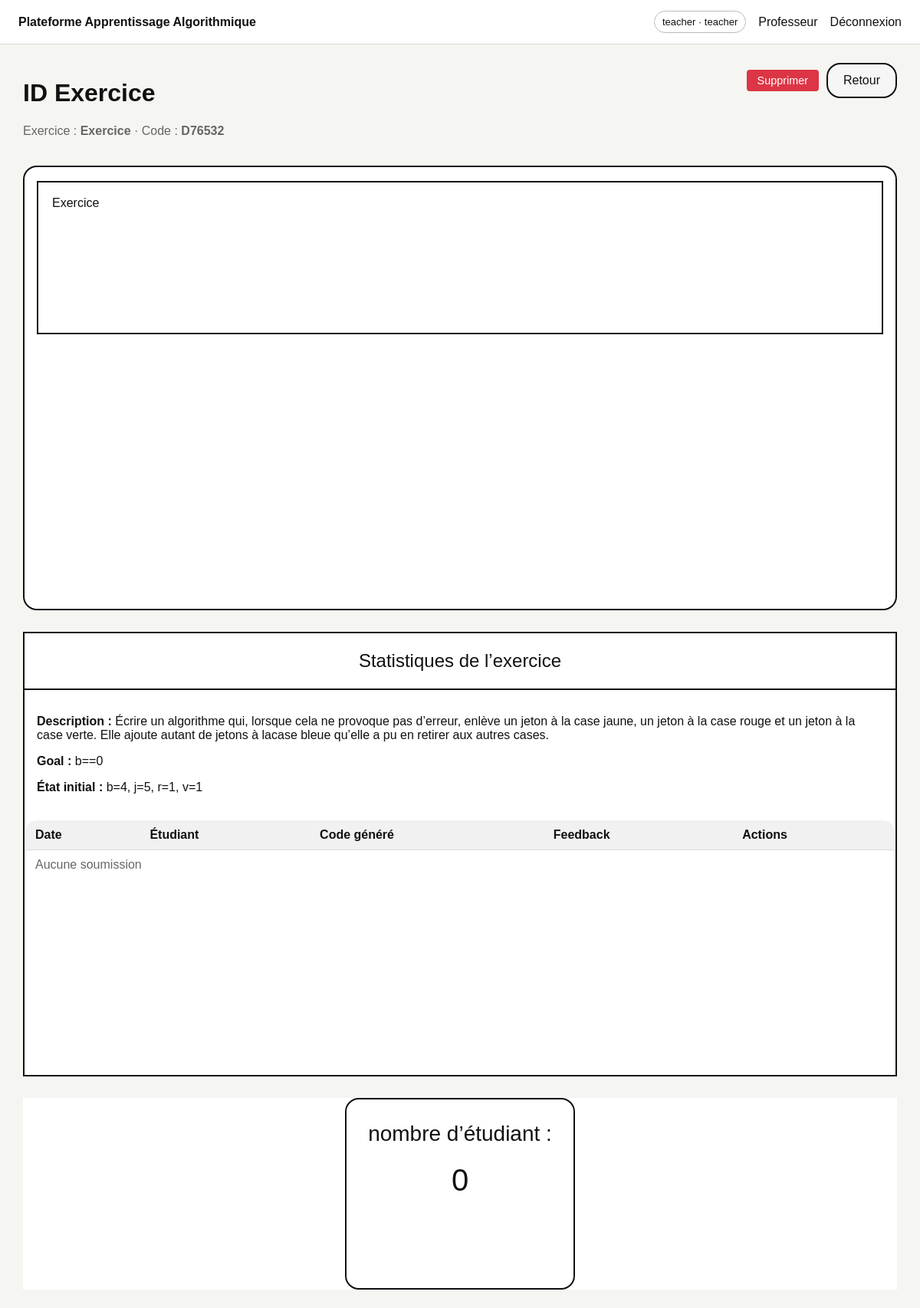
/teacher/session/17 (signed in), run on the app's committed database.
### tables this page shows
CREATE TABLE exercises (
        id INTEGER PRIMARY KEY AUTOINCREMENT,
        title TEXT NOT NULL,
        description TEXT NOT NULL,
        init_b INTEGER NOT NULL,
        init_j INTEGER NOT NULL,
        init_r INTEGER NOT NULL,
        init_v INTEGER NOT NULL,
        goal_condition TEXT NOT NULL,
        max_steps INTEGER NOT NULL DEFAULT 30,
        problem_json TEXT NOT NULL,
        is_published INTEGER NOT NULL DEFAULT 0,
        session_code TEXT,
        created_by INTEGER,
        created_at DATETIME DEFAULT CURRENT_TIMESTAMP
    );

### app.py (the view, shortened to what this page needs)
@app.route('/teacher/session/<int:exercise_id>')
@login_required('teacher')
def teacher_session(exercise_id):
    ex, _ = get_exercise(exercise_id)
    if not ex:
        return redirect(url_for('teacher_dashboard'))
    db = get_db()
    rows = db.execute('''
        SELECT s.*, u.username FROM submissions s JOIN users u ON u.id=s.student_id WHERE exercise_id=? ORDER BY created_at DESC
    ''', (exercise_id,)).fetchall()
    submissions = []
    return render_template('teacher_session.html', exercise=ex, submissions=submissions)

### app.py (called while the page is built)
def get_db():
    if 'db' not in g:
        g.db = sqlite3.connect(DB_PATH)
        g.db.row_factory = sqlite3.Row
    return g.db

def login_required(role=None):
    def deco(fn):
        @wraps(fn)
        def wrapper(*args, **kwargs):
            if 'user_id' not in session:
                return redirect(url_for('login'))
            if role and session.get('role') != role:
                return redirect(url_for('index'))
            return fn(*args, **kwargs)
        return wrapper
    return deco

def get_exercise(exercise_id: int):
    db = get_db()
    ex = db.execute('SELECT * FROM exercises WHERE id=?', (exercise_id,)).fetchone()
    rules = db.execute('SELECT * FROM exercise_rules WHERE exercise_id=? ORDER BY position,id', (exercise_id,)).fetchall()
    return ex, rules

### templates/teacher_session.html (shortened to what this page needs)
{% extends 'base.html' %}
{% block content %}
<div class="section-head">
  <div>
    <h1>ID Exercice</h1>
    <p class="muted">Exercice : <b>{{ exercise.title }}</b> · Code : <b>{{ exercise.session_code or 'non publié' }}</b></p>
  </div>
  <div style="display: flex; gap: 10px; align-items: center;">
    <button class="delete-btn" id="deleteExerciseBtn" data-id="{{ exercise.id }}" style="color: white; background-color: #dc3545; border: none; padding: 6px 14px; border-radius: 4px; cursor: pointer; font-size: 0.9em;">Supprimer</button>
    <a class="secondary-btn" href="{{ url_for('teacher_dashboard') }}">Retour</a>
  </div>
</div>
<div class="session-layout">
  <aside class="left-list-panel">
    <div class="list-box single-item">{{ exercise.title }}</div>
  </aside>
  <section class="stats-panel">
    <div class="panel-title">Statistiques de l’exercice</div>
    <div class="exercise-meta">
      <p><b>Description :</b> {{ exercise.description }}</p>
      <p><b>Goal :</b> {{ exercise.goal_condition }}</p>
      <p><b>État initial :</b> b={{ exercise.init_b }}, j={{ exercise.init_j }}, r={{ exercise.init_r }}, v={{ exercise.init_v }}</p>
    </div>
    <table class="data-table">
      <thead><tr><th>Date</th><th>Étudiant</th><th>Code généré</th><th>Feedback</th><th>Actions</th></tr></thead>
      <tbody>
      {% for s in submissions %}
        <tr id="row-{{ s.id }}">
          <td>{{ s.created_at }}</td>
          <td>{{ s.username }}</td>
          <td><pre class="mini-pre">{{ s.generated_code }}</pre></td>
          <td>
            {% if s.feedback.contre_exemple %}
              <span class="feedback-badge feedback-error">✗ Incorrect</span>
              <div class="feedback-detail">{{ s.feedback.contre_exemple }}</div>
            {% elif s.feedback %}
              <span class="feedback-badge feedback-ok">✓ Code correct</span>
            {% else %}
              <span class="feedback-badge feedback-pending">—</span>
            {% endif %}
          </td>
          <td>
            <button class="delete-submission-btn"
                    data-id="{{ s.id }}"
                    style="background:#dc3545;color:white;border:none;padding:4px 10px;border-radius:4px;cursor:pointer;font-size:0.82em;">
              🗑 Supprimer
            </button>
          </td>
        </tr>
      {% else %}
        <tr><td colspan="5" class="muted">Aucune soumission</td></tr>
      {% endfor %}
      </tbody>
    </table>
  </section>
  <aside class="students-panel">
    <div class="students-box">
      <div class="students-label">nombre d’étudiant :</div>
      <div class="students-value">{{ submissions|length }}</div>
    </div>
  </aside>
</div>
{% endblock %}

### static/css/style.css (style rules this page uses)
:root { --bg: #f5f5f2; --panel: #ffffff; --border: #111; --muted: #666; --green: #68d05f; --green-dark: #46ad3c; --red: #f56a69; }
* { box-sizing: border-box }
body { margin: 0; font-family: Arial, Helvetica, sans-serif; background: var(--bg); color: #111 }
input, textarea, select, button { font: inherit }
.primary-btn, .secondary-btn { display: inline-flex; align-items: center; justify-content: center; padding: 12px 20px; border: 2px solid #111; border-radius: 18px; text-decoration: none; cursor: pointer; background: #fff; color: #111 }
.secondary-btn { background: #f6f6f6 }
.muted { color: var(--muted) }
.section-head { display: flex; justify-content: space-between; align-items: flex-start; margin-bottom: 20px; gap: 12px }
.data-table { width: 100%; border-collapse: collapse; background: #fff; border: 2px solid #111; border-radius: 16px; overflow: hidden }
.data-table th, .data-table td { padding: 10px 12px; border-bottom: 1px solid #ddd; vertical-align: top }
.data-table th { background: #f1f1f1; text-align: left }
.session-layout { display: grid; grid-template-columns: 280px 1fr 280px; gap: 28px; align-items: start }
.left-list-panel, .stats-panel, .students-panel, .create-main, .preview-panel, .blocks-panel, .workspace-panel, .feedback-panel, .init-box, .rule-card { background: #fff }
.left-list-panel { border: 2px solid #111; border-radius: 18px; padding: 18px 16px; min-height: 580px }
.list-box { border: 2px solid #111; padding: 18px; min-height: 460px; display: flex; flex-direction: column; gap: 18px }
.list-box.single-item { min-height: 200px }
.stats-panel { border: 2px solid #111; border-radius: 0; padding: 0; min-height: 580px }
.panel-title { font-size: 24px; text-align: center; padding: 22px; border-bottom: 2px solid #111 }
.students-panel { display: flex; justify-content: center }
.students-box { border: 2px solid #111; border-radius: 18px; padding: 28px; min-width: 220px; min-height: 250px; text-align: center; background: #fff }
.students-label { font-size: 28px; line-height: 1.2 }
.students-value { font-size: 40px; margin-top: 22px }
.exercise-meta { padding: 16px }
@media (max-width: 1200px) { .teacher-create-layout, .student-layout, .session-layout { grid-template-columns: 1fr } }

### data on the page
exercises: title "Exercice", session_code "D76532", description "Écrire un algorithme qui, lorsque cela ne provoque pas d’erreur, enlève un jeton à la case jaune, un jeton à la case rouge et un jeton à la case verte. Elle ajoute autant de jetons à lacase bleue qu’elle a pu en retirer aux autres cases.", goal_condition "b==0", init_b "4", init_j "5", init_r "1", init_v "1"

### other printed values
{{ session.get('username') }} "teacher"
{{ session.get('role') }} "teacher"
{{ submissions|length }} "0"
